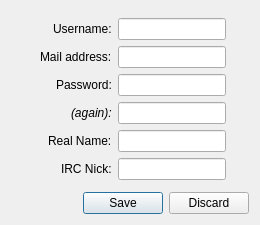
<?xml version="1.0" encoding="UTF-8"?>
<ui version="4.0">
 <class>Dialog</class>
 <widget class="QDialog" name="Dialog">
  <property name="geometry">
   <rect>
    <x>0</x>
    <y>0</y>
    <width>260</width>
    <height>225</height>
   </rect>
  </property>
  <property name="windowTitle">
   <string>Account Settings</string>
  </property>
  <property name="windowIcon">
   <iconset theme="user-group-properties"/>
  </property>
  <layout class="QVBoxLayout" name="verticalLayout">
   <item>
    <layout class="QFormLayout" name="formLayout">
     <property name="fieldGrowthPolicy">
      <enum>QFormLayout::FieldsStayAtSizeHint</enum>
     </property>
     <property name="labelAlignment">
      <set>Qt::AlignRight|Qt::AlignTrailing|Qt::AlignVCenter</set>
     </property>
     <property name="formAlignment">
      <set>Qt::AlignCenter</set>
     </property>
     <item row="0" column="0">
      <widget class="QLabel" name="label_3">
       <property name="text">
        <string>Username:</string>
       </property>
      </widget>
     </item>
     <item row="0" column="1">
      <widget class="QLineEdit" name="lineEdit_2"/>
     </item>
     <item row="1" column="0">
      <widget class="QLabel" name="label_4">
       <property name="text">
        <string>Mail address:</string>
       </property>
      </widget>
     </item>
     <item row="1" column="1">
      <widget class="QLineEdit" name="lineEdit_3"/>
     </item>
     <item row="2" column="0">
      <widget class="QLabel" name="label_5">
       <property name="text">
        <string>Password:</string>
       </property>
      </widget>
     </item>
     <item row="2" column="1">
      <widget class="QLineEdit" name="lineEdit_4">
       <property name="echoMode">
        <enum>QLineEdit::Password</enum>
       </property>
      </widget>
     </item>
     <item row="3" column="0">
      <widget class="QLabel" name="label_8">
       <property name="font">
        <font>
         <italic>true</italic>
        </font>
       </property>
       <property name="text">
        <string>(again):</string>
       </property>
      </widget>
     </item>
     <item row="4" column="0">
      <widget class="QLabel" name="label_6">
       <property name="text">
        <string>Real Name:</string>
       </property>
      </widget>
     </item>
     <item row="4" column="1">
      <widget class="QLineEdit" name="lineEdit_5"/>
     </item>
     <item row="5" column="0">
      <widget class="QLabel" name="label_7">
       <property name="text">
        <string>IRC Nick:</string>
       </property>
      </widget>
     </item>
     <item row="5" column="1">
      <widget class="QLineEdit" name="lineEdit_6"/>
     </item>
     <item row="3" column="1">
      <widget class="QLineEdit" name="lineEdit_7">
       <property name="echoMode">
        <enum>QLineEdit::Password</enum>
       </property>
      </widget>
     </item>
    </layout>
   </item>
   <item>
    <widget class="QDialogButtonBox" name="buttonBox">
     <property name="sizePolicy">
      <sizepolicy hsizetype="Maximum" vsizetype="Fixed">
       <horstretch>0</horstretch>
       <verstretch>0</verstretch>
      </sizepolicy>
     </property>
     <property name="maximumSize">
      <size>
       <width>12452742</width>
       <height>16777215</height>
      </size>
     </property>
     <property name="standardButtons">
      <set>QDialogButtonBox::Discard|QDialogButtonBox::Save</set>
     </property>
    </widget>
   </item>
  </layout>
 </widget>
 <resources/>
 <connections/>
</ui>
